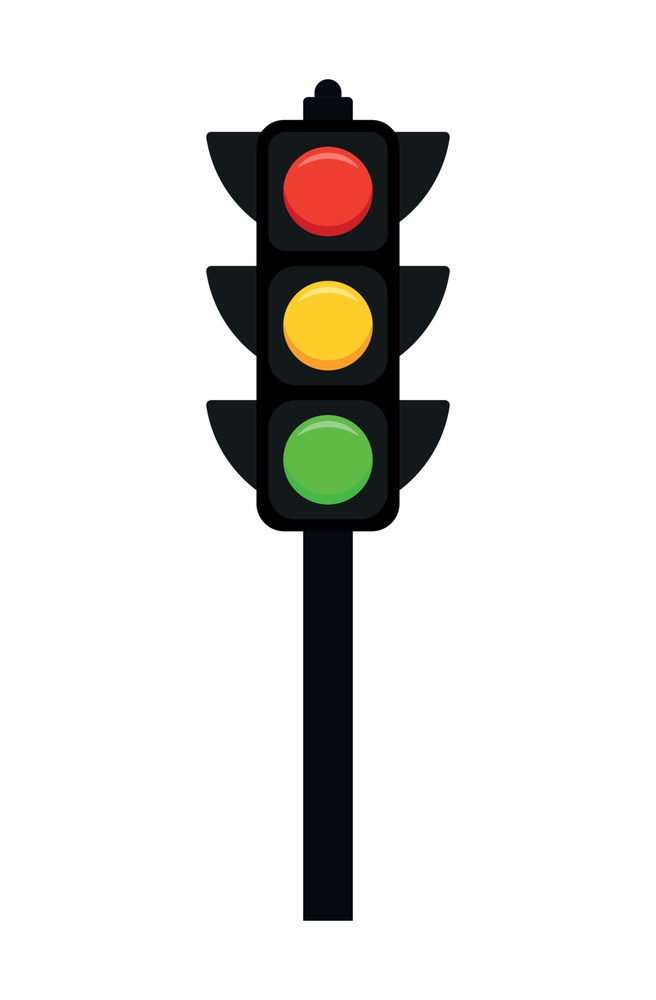
#> input picture t_light_all.jpeg, 656 x 1000 px, shrunk from 1260 x 1920 before the run, found by its file name
$ python Choise.py
#> lines starting #> are read from the running program, lines starting #| are printed output that depends on the picture; after the words box and inside, x2 and y2 are one past the last pixel; in counts of white or black regions, pixels touching at a corner belong together
import cv2
import numpy as np


# định nghĩa ngưỡng lọc màu
lower_red = np.array([0,100,100])
upper_red = np.array([10,255,255])
lower_green = np.array([40,50,50])
upper_green = np.array([90,255,255])
lower_yellow = np.array([15,150,150])
upper_yellow = np.array([35,255,255])

img = cv2.imread("D:\\Football_Analistic_System\\Week_1\\Test_OpenCv\\Crop_Img\\Crop_Img\\t_light_all.jpeg")
#> img is the input picture: shape (1000, 656, 3); mean B, G, R 220.9, 223.2, 224.1

hsv = cv2.cvtColor(img,cv2.COLOR_BGR2HSV)
#> hsv: shape (1000, 656, 3); mean H, S, V 12.1, 17.4, 225.8
mask_red = cv2.inRange(hsv,lower_red,upper_red)
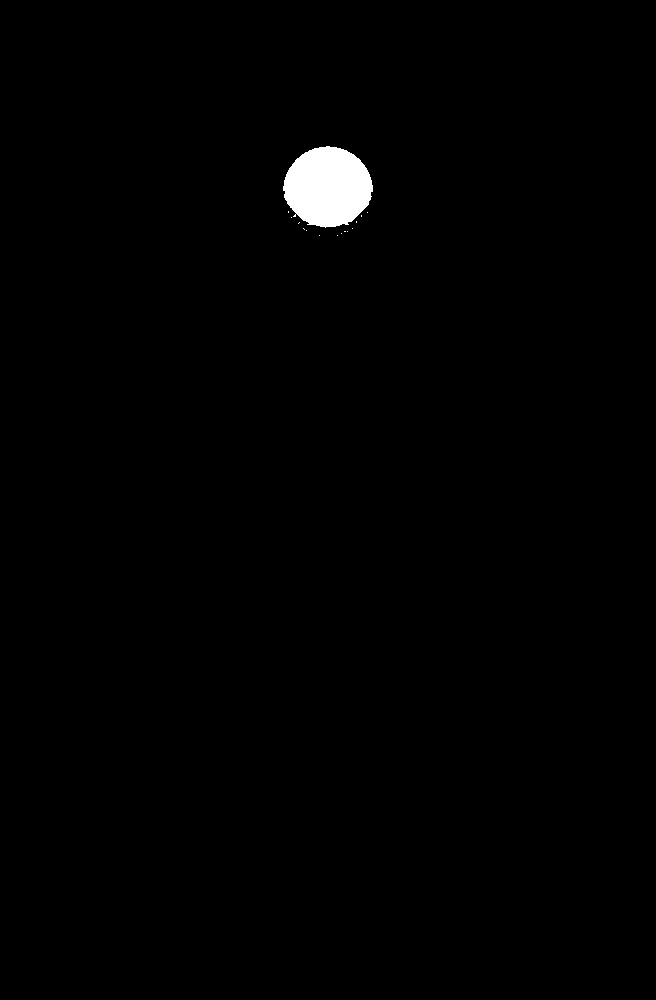
#> mask_red: shape (1000, 656); 0.85% white; 15 white regions (14 under 20 px)
cv2.imshow("img",img)
cv2.imshow("",mask_red)

contour_red,_ = cv2.findContours(mask_red,cv2.RETR_LIST,cv2.CHAIN_APPROX_SIMPLE)
#> contour_red = 15 contours, 14 with area under 20; largest, box (x1, y1, x2, y2) and area: (283, 146, 373, 228) 5445

if(len(contour_red)>0): print("xanh")
cv2.waitKey()
